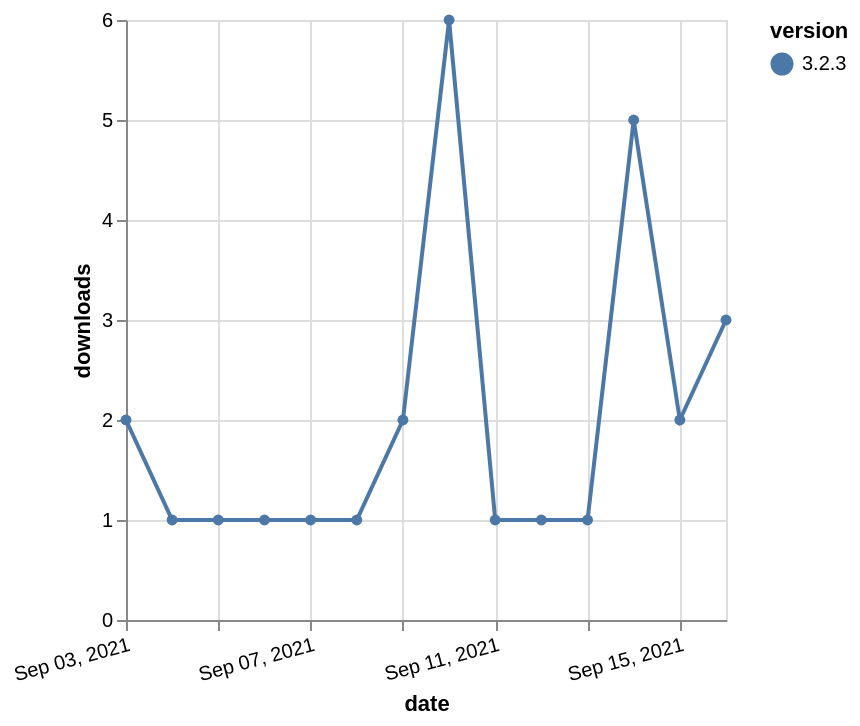

Express this chart as Vega-Lite.
### Vega-Lite specification from a JSON file in a GitHub repository (floating-point values rounded to 4 significant figures)
{"$schema": "https://vega.github.io/schema/vega-lite/v5.json", "description": "A simple bar chart with embedded data.", "data": {"values": [{"date": "2021-09-03", "total": 554, "delta": 2, "version": "3.2.3"}, {"date": "2021-09-04", "total": 555, "delta": 1, "version": "3.2.3"}, {"date": "2021-09-05", "total": 556, "delta": 1, "version": "3.2.3"}, {"date": "2021-09-06", "total": 557, "delta": 1, "version": "3.2.3"}, {"date": "2021-09-07", "total": 558, "delta": 1, "version": "3.2.3"}, {"date": "2021-09-08", "total": 559, "delta": 1, "version": "3.2.3"}, {"date": "2021-09-09", "total": 561, "delta": 2, "version": "3.2.3"}, {"date": "2021-09-10", "total": 567, "delta": 6, "version": "3.2.3"}, {"date": "2021-09-11", "total": 568, "delta": 1, "version": "3.2.3"}, {"date": "2021-09-12", "total": 569, "delta": 1, "version": "3.2.3"}, {"date": "2021-09-13", "total": 570, "delta": 1, "version": "3.2.3"}, {"date": "2021-09-14", "total": 575, "delta": 5, "version": "3.2.3"}, {"date": "2021-09-15", "total": 577, "delta": 2, "version": "3.2.3"}, {"date": "2021-09-16", "total": 580, "delta": 3, "version": "3.2.3"}]}, "width": "container", "mark": {"type": "line", "point": {"filled": true}}, "encoding": {"x": {"field": "date", "type": "temporal", "timeUnit": "yearmonthdate", "title": "date", "axis": {"labelAngle": -15}}, "y": {"field": "delta", "type": "quantitative", "title": "downloads"}, "color": {"field": "version", "type": "nominal"}, "tooltip": {"field": "delta"}}}
